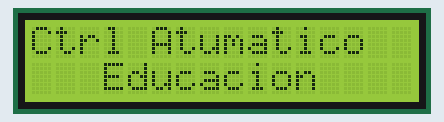
This sketch was run on a simulated Arduino Uno, built with avr-gcc and run on an emulated ATmega328P. Shown: 16×2 character LCD.

Above: at 0.1 s.

The sketch:

LCD_Ex1.ino
```cpp
//Ejemplo 1 - Utilización del Display LCD

#include <LiquidCrystal.h>

LiquidCrystal lcd(10, 9, 8, 5, 4, 3, 2); //(RS, RW, E, D4,D5, D6, D7)

void setup()
{
   lcd.begin(16, 2);            // Inicia el LCD 16x02 (columnas, filas)
   lcd.setCursor(0, 0);         // Coloca el cursor en las coordenadas (0,0)
   lcd.print("Ctrl Atumatico"); // Escribe no LCD
   lcd.setCursor(3, 1);         // Coloca el cursor en las coordenadas (3,1)
   lcd.print("Educacion");      // Escreve no LCD
}

void loop()
{
   //Apagar el cursor
   lcd.noCursor();
   delay(500);

   //Encender el cursor
   lcd.cursor();
   delay(500);
}
```
